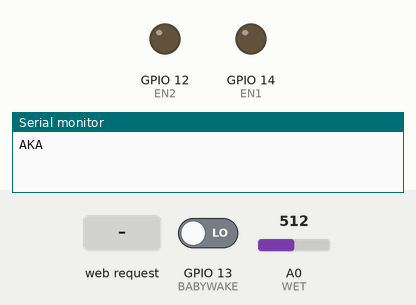
This sketch was run on a simulated ESP8266 (NodeMCU). Shown: output pins drawn as LEDs (lit = HIGH), the last lines printed to the serial monitor. The test bench sets the inputs (shaded band); at power-on: GPIO 13 (BABYWAKE) LOW, A0 (WET) = 512.

Above: at 1.2 s.
1.3 s: HTTP request GET /MODEB received
At 2.3 s:
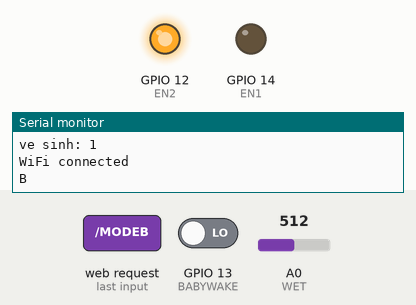
2.8 s: HTTP request GET /MODEC received
At 3.5 s:
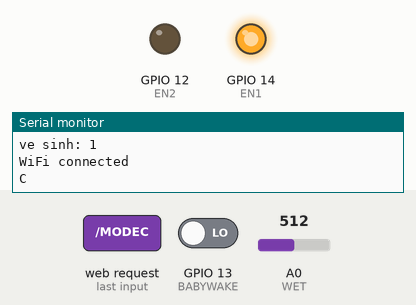
4.3 s: HTTP request GET /MODED received
At 4.6 s:
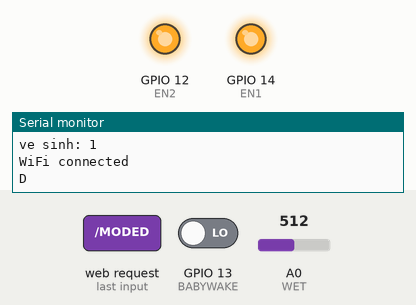
Timing chart, 0 to 7.3 s (numbered marks = the images above; inputs shaded):
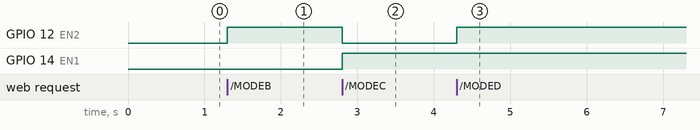

Measured:
- after the input at 1.3 s, GPIO 12 (EN2): LOW → HIGH at once
- after the input at 2.8 s, GPIO 12 (EN2): HIGH → LOW at once; GPIO 14 (EN1): LOW → HIGH at once
- after the input at 4.3 s, GPIO 12 (EN2): LOW → HIGH at once

The sketch:

codeESP.ino
```cpp
#define WET A0 // this pin will read with Moisture Meter testing sensor
#define BABYWAKE 13 // this pin read the command from arduino nano (controlling the sensors) to know if the baby wake up or not
#define EN1 14 //D5
#define EN2 12//D6
// D5 and D6 pin used to communicate with aruino nano which controlling the servo
#include<ESP8266WiFi.h>
const char WiFiPassword[] = "";  // no password
const char AP_NameChar[] = "AKA" ; // name of ESP wifi
int b;
// Static IP.
IPAddress local_IP(192, 168, 4, 1);
IPAddress gateway(192, 168, 4, 1);
IPAddress subnet(255, 255, 255, 0);

WiFiServer server(80);


String request = "";

bool veSinh;
bool baby_wake=0;


void setup() {
  pinMode(BABYWAKE,INPUT);
  pinMode(WET,INPUT);
  pinMode(EN1,OUTPUT);
  pinMode(EN2,OUTPUT);
  Serial.begin(115200);
  WiFi.disconnect();
  Serial.println(AP_NameChar);
  boolean conn = WiFi.softAP(AP_NameChar, WiFiPassword);
//  WiFi.softAPConfig(local_IP, gateway, subnet);
  server.begin();
}

void check_sensor(){
     baby_wake= digitalRead(BABYWAKE);
   Serial.print("baby wake: ");
   Serial.println(baby_wake);
   b= analogRead(WET);
   if (b<930){
    veSinh=1;
   }
   else {veSinh=0;}
   Serial.print("ve sinh: ");
   Serial.println(veSinh);
}


void sendMessage(char kt){
  if (kt =='A'){
    digitalWrite(EN1,0);
    digitalWrite(EN2,0);
  }
    if (kt =='B'){
    digitalWrite(EN1,0);
    digitalWrite(EN2,1);
  }
    if (kt =='C'){
    digitalWrite(EN1,1);
    digitalWrite(EN2,0);
  }
    if (kt =='d'){
    digitalWrite(EN1,1);
    digitalWrite(EN2,1);
  }

}

void loop() {
  // check sensor

   // Check if a client has connected
  WiFiClient client = server.available();

  if (!client)  {

    return;
  }
  check_sensor(); // per 1 seconds
  Serial.println("");
  Serial.println("WiFi connected");
  // Read the first line of the request from App
  request = client.readStringUntil('\r');
  if       ( request.indexOf("MODEA") > 0 )  {


    client.println("HTTP/1.1 200 OK\r\n");
    client.flush();
    sendMessage('A');
    Serial.println("A");
  }
  else if  ( request.indexOf("MODEB") > 0 ) {


    client.println("HTTP/1.1 200 OK\r\n");
    client.flush();
    sendMessage('B');
    Serial.println("B");
  }
    else if  ( request.indexOf("MODEC") > 0 ) {


    client.println("HTTP/1.1 200 OK\r\n");
    client.flush();
    sendMessage('C');
    Serial.println("C");
  }
    else if  ( request.indexOf("MODED") > 0 ) {


    client.println("HTTP/1.1 200 OK\r\n");
    client.flush();
    sendMessage('d');
    Serial.println("D");
  }
    else if ( request.indexOf("UP") > 0 )  {


    client.println("HTTP/1.1 200 OK\r\n");
    client.flush();
    Serial.write("W");
  }
  else if  ( request.indexOf("DOWN") > 0 ) {


    client.println("HTTP/1.1 200 OK\r\n");
    client.flush();
    Serial.write("S");
  }
    else if  ( request.indexOf("LEFT") > 0 ) {


    client.println("HTTP/1.1 200 OK\r\n");
    client.flush();
    Serial.write("A");;
  }
    else if  ( request.indexOf("RIGHT") > 0 ) {


    client.println("HTTP/1.1 200 OK\r\n");
    client.flush();
    Serial.write("D");
  }
      else if  ( request.indexOf("STOP") > 0 ) {

    client.println("HTTP/1.1 200 OK\r\n");

    client.flush();
    Serial.write("F");
  }
    else if  ( request.indexOf("AUTO") > 0 ) {

    client.println("HTTP/1.1 200 OK\r\n");

    client.flush();
    Serial.write("Q");
  }
     else if  ( request.indexOf("CONTROL") > 0 ) {

    client.println("HTTP/1.1 200 OK\r\n");

    client.flush();
   Serial.write("E");
  }
  else if  ( request.indexOf("CHECK") > 0 ) {
    if ((veSinh==1)||(baby_wake==1))
  {
    client.println("HTTP/1.1 200 OK\r\n");
    client.println( "SOUNDON");
    client.flush();
    Serial.println("send warning");
  }
  else{
    client.println("HTTP/1.1 200 OK\r\n");

    client.flush();
  }
  }
}
```
